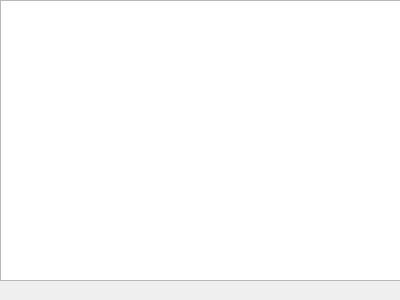
<?xml version="1.0" encoding="UTF-8"?>
<ui version="4.0">
 <class>DeletedNote</class>
 <widget class="QDockWidget" name="DeletedNote">
  <property name="geometry">
   <rect>
    <x>0</x>
    <y>0</y>
    <width>400</width>
    <height>300</height>
   </rect>
  </property>
  <property name="windowTitle">
   <string>DockWidget</string>
  </property>
  <widget class="QWidget" name="dockWidgetContents">
   <widget class="QListView" name="listView">
    <property name="geometry">
     <rect>
      <x>0</x>
      <y>0</y>
      <width>401</width>
      <height>281</height>
     </rect>
    </property>
   </widget>
  </widget>
 </widget>
 <resources/>
 <connections/>
</ui>
